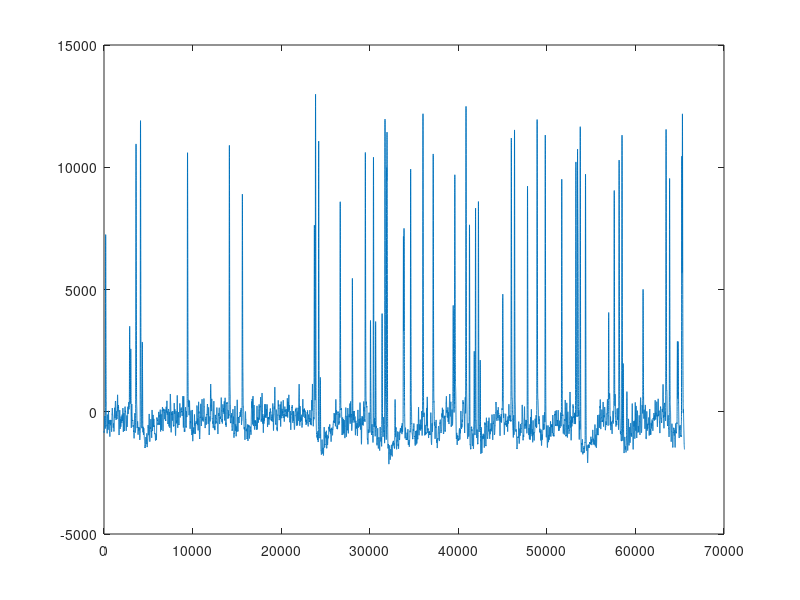
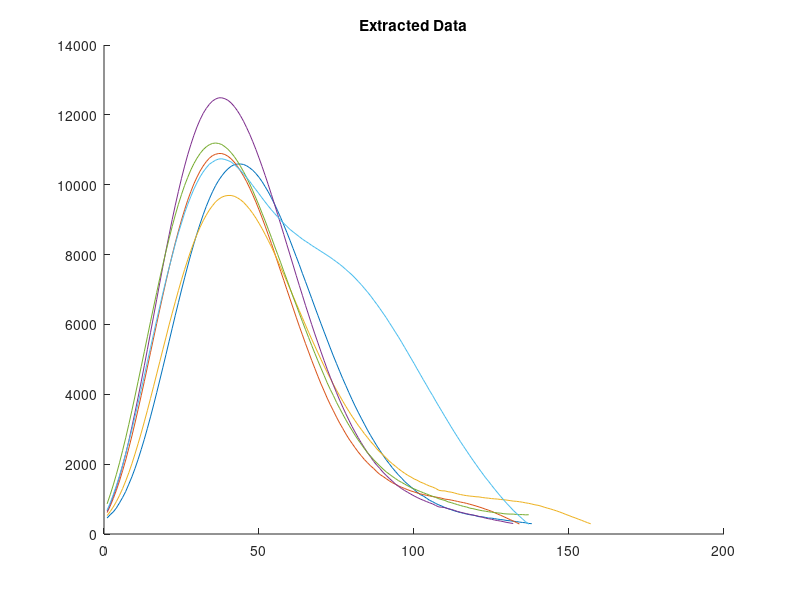
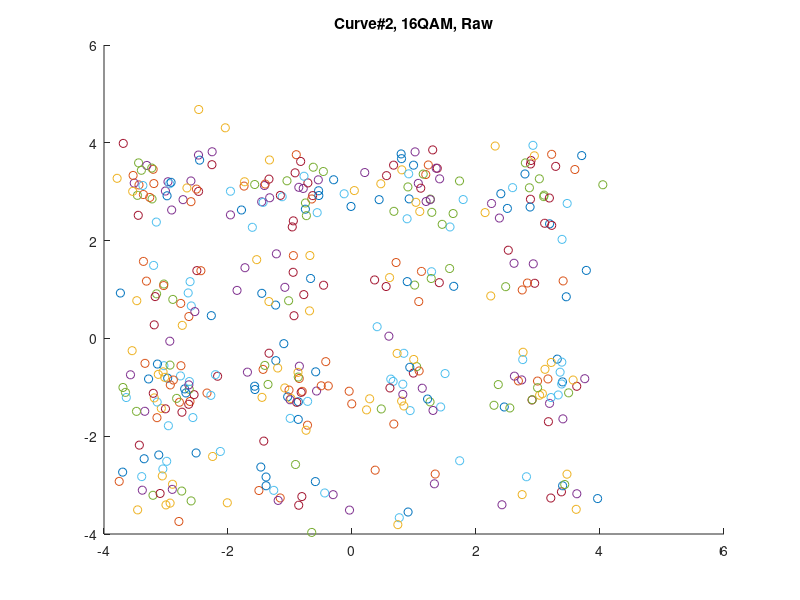
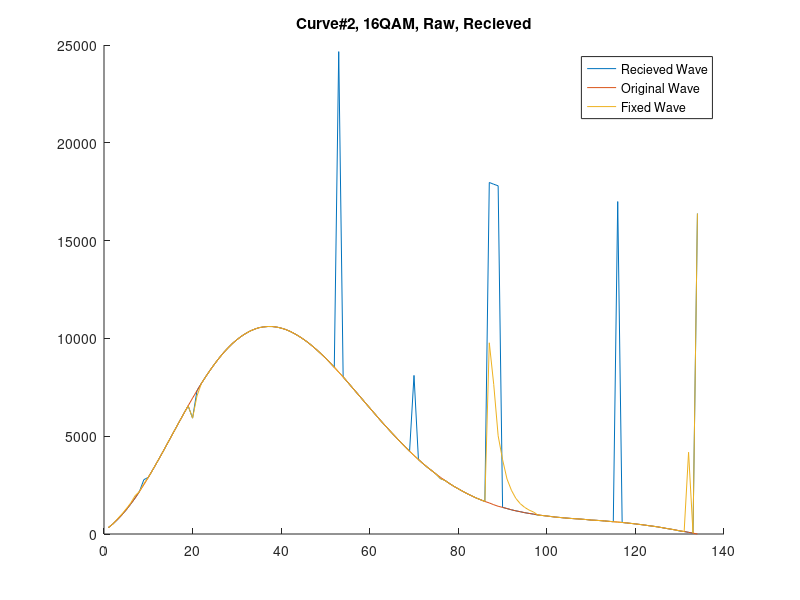

The MATLAB script that drew these images, in order: (Note: this script raises an error after producing the figures.)
disp("EE5505 Project");

%% Extracting useful data
clear all;
EbNo = 9;


load('T10.dat');
figure(1);
title("Original Data");
plot(T10(:,2));


ext_index = 1;
ext_ptr = [];
ext_flag = 0;
dat_p = T10(:,2);

decr_flag = 0;

%ext_flag = 1: in extract progress
%decr_flag = 0: 
for i = 2:size(T10,1)
    if dat_p(i) > 300
        if ext_flag == 0
            ext_flag = 1;
            ext_ptr(ext_index)=i;
            ext_index = ext_index+1;
        else
            
            if decr_flag == 1 && dat_p(i)>dat_p(i-1)
                ext_ptr(ext_index) = i;
                ext_index = ext_index+1;
                ext_flag = 0;
                decr_flag = 0;
            end

            if dat_p(i)<dat_p(i-1)
                decr_flag = 1;
            end
        end
    else
        if ext_flag == 1
        ext_ptr(ext_index) = i;
        ext_index = ext_index+1;
        ext_flag = 0;
        end
    end
end
Total_length = 0;
ext_data = [[]];
ext_data_index = 1;
figure(2);
title("Extracted Data");

hold on;
for i = 1:2:ext_index-2
    if ext_ptr(i+1) - ext_ptr(i) > 128 
    plot(dat_p(ext_ptr(i):ext_ptr(i+1)));
    %ext_data(:,ext_data_index) = [dat_p(ext_ptr(i):ext_ptr(i+1))];
    if ext_data_index == 2
        input_data = dat_p(ext_ptr(i):ext_ptr(i+1));
    end
    Total_length = Total_length + (ext_ptr(i+1) - ext_ptr(i));
    ext_data_index = ext_data_index + 1;
    end
end
hold off;

input_len = size(input_data,1);



%% Generating sample data

%load('T10.dat');
%y = abs(T10(1:100,2));
y = input_data;
input_len = size(y,1);

%% Modulate
ymax = max(y);
ymin = min(y);
y_range = ymax-ymin;
Mbit = ceil(log2(y_range));
y = y - ymin;

%16-QAM
M = 16
k = 4
numSamplesPerSymbol = 1;


% Translate into Binary
y_bi = de2bi(y,Mbit+2);

index = 1;
while(index < 5)
    y_split(:,index) = bi2de(y_bi(:,index*4-3:index*4));
    index = index + 1;
end

%Test_data = [6,8,10,11,12,5,4,3];
data_modl = qammod(y_split, M,'bin');


%snr = EbNo + 10*log10(k) - 10*log10(numSamplesPerSymbol);
snr = 15;
receivedSignal = awgn(data_modl,snr,'measured');
%receivedSignal = data_modl;
figure(4)
title("Curve#2, 16QAM, Raw");

hold on;
%plot(receivedSignal(1),'o')
total_size = 0;
for i = 1: input_len
    total_size = total_size + abs(y(i));
    for j = 1 : 3
%sPlotFig = scatterplot(receivedSignal(i),1,0,'g.');
plot(receivedSignal(i,j),'o')
    end
end
%hold on
%scatterplot(data_modl,1,0,'k*',sPlotFig)
hold off;


%Demod
figure(5);
title("Curve#2, 16QAM, Raw, Recieved");

demodSignal = qamdemod(receivedSignal, M,'bin');
%plot(dataSymbolsOut)
for i = 1: size(demodSignal(:,1))
    
index = 1;
while(index < 5)
    regeneratedSignal_b(i,index*4-3:index*4) = de2bi(demodSignal(i,index),4);
    index = index + 1;
end

    regeneratedSignal(i) = bi2de(regeneratedSignal_b(i,:));
end
hold on;

plot(regeneratedSignal)
plot(y)
%hold off;

%% Bad Points Fix

for i = 3 :(size(regeneratedSignal,2)-2)
    if (regeneratedSignal(i) < regeneratedSignal(i-1)*0.85) | (regeneratedSignal(i) > regeneratedSignal(i-1) * 1.15 )
    %disp("fix!");
    regeneratedSignal(i) = (regeneratedSignal(i-2) + regeneratedSignal(i-1) + regeneratedSignal(i+1) +regeneratedSignal(i+2))/4;
    end
end
%figure(5);
plot(regeneratedSignal)
legend("Recieved Wave","Original Wave","Fixed Wave")

hold off;
err_ori = 0;
for i = 1:size(y,2)
    err_ori = err_ori + abs(regeneratedSignal(i)-y(i));
end
disp("err of direct transmit:");
disp(err_ori);

%% With Sampling
sample_arg = 2;
y_sampled = input_data(1:sample_arg:end);

%{
for i = 1:size(input_data)
    y_sampled_avg(i) = input_data
end

%}

input_len = size(y_sampled,1);

%% Modulate
ymax = max(y_sampled);
ymin = min(y_sampled);
y_range = ymax-ymin;
Mbit = ceil(log2(y_range));
y_sampled = y_sampled - ymin;

%16-QAM
M = 16
k = 4
numSamplesPerSymbol = 1;


% Translate into Binary
y_bi = de2bi(y_sampled,Mbit+2);

index = 1;
while(index < 5)
    y_sampled_split(:,index) = bi2de(y_bi(:,index*4-3:index*4));
    index = index + 1;
end

%Test_data = [6,8,10,11,12,5,4,3];
data_modl = qammod(y_sampled_split, M,'bin');


snr = EbNo + 10*log10(k) - 10*log10(numSamplesPerSymbol);

receivedSignal = awgn(data_modl,snr,'measured');
%receivedSignal = data_modl;
figure(6)
title("Curve#2, 16QAM, Sampled");

hold on;
%plot(receivedSignal(1),'o')

for i = 1: input_len
    for j = 1 : 3
%sPlotFig = scatterplot(receivedSignal(i),1,0,'g.');
plot(receivedSignal(i,j),'o')
    end
end
%hold on
%scatterplot(data_modl,1,0,'k*',sPlotFig)
hold off;


%Demod
figure(7);
title("Curve#2, 16QAM, Sampled, Recieved");

demodSignal = qamdemod(receivedSignal, M,'bin');
%plot(dataSymbolsOut)
for i = 1: size(demodSignal(:,1))
    
index = 1;
while(index < 5)
    regeneratedSignal_sampled_b(i,index*4-3:index*4) = de2bi(demodSignal(i,index),4);
    index = index + 1;
end

    regeneratedSignal_sampled(i) = bi2de(regeneratedSignal_sampled_b(i,:));
end
hold on;

plot(regeneratedSignal_sampled)
plot(y)
plot(y_sampled)

%hold off;

%% Bad Points Fix

for i = 3 :(size(regeneratedSignal_sampled,2)-2)
    if (regeneratedSignal_sampled(i) < regeneratedSignal_sampled(i-1)*0.85) | (regeneratedSignal_sampled(i) > regeneratedSignal_sampled(i-1) * 1.15 )
    %disp("fix!");
    regeneratedSignal_sampled(i) = (regeneratedSignal_sampled(i-2) + regeneratedSignal_sampled(i-1) + regeneratedSignal_sampled(i+1) +regeneratedSignal_sampled(i+2))/4;
    end
end



%% Regenerate Missing Data
for i = 1 :(size(regeneratedSignal_sampled,2)-1)
    regeneratedSignal_sampled_rebuild(i*2-1) = regeneratedSignal_sampled(i);
    regeneratedSignal_sampled_rebuild(i*2) = (regeneratedSignal_sampled(i)+regeneratedSignal_sampled(i+1))/2;

end

%figure(5);
plot(regeneratedSignal_sampled_rebuild)
legend("Recieved Wave","Original Wave","Sampled Wave","Fixed Wave")
err_sampling = 0;
for i = 1:size(y,2)
    err_sampling = err_sampling + abs(regeneratedSignal_sampled_rebuild(i)-y(i));
end
disp("err of sampling approach:")
disp(err_sampling);

%% With Resolution Compressed
resolution_unit = 32;
y_compressed = input_data;
input_len = size(y_compressed,1);

%% Modulate
ymax = max(y_compressed);
ymin = min(y_compressed);
y_range = ceil((ymax-ymin)/resolution_unit);
Mbit = ceil(log2(y_range));
y_compressed = y_compressed - ymin;

y_compressed = ceil(y_compressed/resolution_unit);

%16-QAM
M_c = 16
k = 4
numSamplesPerSymbol = 1;


% Translate into Binary
y_bi = de2bi(y_compressed,Mbit+3);

index = 1;
while(index < 4)
    y_compressed_split(:,index) = bi2de(y_bi(:,index*4-3:index*4));
    index = index + 1;
end

%Test_data = [6,8,10,11,12,5,4,3];
data_modl_c = qammod(y_compressed_split, M_c,'bin');


snr = EbNo + 10*log10(k) - 10*log10(numSamplesPerSymbol);

receivedSignal = awgn(data_modl_c,snr,'measured');
%receivedSignal = data_modl;
figure(8)
title("Curve#2, 16QAM, Re-Coded");

hold on;
%plot(receivedSignal(1),'o')

for i = 1: input_len
    for j = 1 : 3
%sPlotFig = scatterplot(receivedSignal(i),1,0,'g.');
plot(receivedSignal(i,j),'o')
    end
end
%hold on
%scatterplot(data_modl,1,0,'k*',sPlotFig)
hold off;


%Demod
figure(9);
title("Curve#2, 16QAM, Re-Coded, Recieved");

demodSignal_c = qamdemod(receivedSignal, M_c,'bin');
%plot(dataSymbolsOut)
for i = 1: size(demodSignal_c(:,1))
    
index = 1;
while(index < 4)
    regeneratedSignal_compressed_b(i,index*4-3:index*4) = de2bi(demodSignal_c(i,index),4);
    index = index + 1;
end

    regeneratedSignal_compressed(i) = bi2de(regeneratedSignal_compressed_b(i,:));
end
hold on;

plot(regeneratedSignal_compressed*resolution_unit)
plot(y)
%hold off;

%% Bad Points Fix

for i = 3 :(size(regeneratedSignal_compressed,2)-2)
    if (regeneratedSignal_compressed(i) < regeneratedSignal_compressed(i-1)*0.85) | (regeneratedSignal_compressed(i) > regeneratedSignal_compressed(i-1) * 1.15 )
    %disp("fix!");
    regeneratedSignal_compressed(i) = (regeneratedSignal_compressed(i-2) + regeneratedSignal_compressed(i-1) + regeneratedSignal_compressed(i+1) +regeneratedSignal_compressed(i+2))/4;
    end
end
%figure(5);
plot(regeneratedSignal_compressed*resolution_unit)
legend("Recieved Wave","Original Wave","Fixed Wave")

hold off;



%% With Resolution Compressed, 8-QAM
resolution_unit = 32;
y_compressed = input_data;
input_len = size(y_compressed,1);

%% Modulate
ymax = max(y_compressed);
ymin = min(y_compressed);
y_range = ceil((ymax-ymin)/resolution_unit);
Mbit = ceil(log2(y_range));
y_compressed = y_compressed - ymin;

y_compressed = ceil(y_compressed/resolution_unit);

%16-QAM
M_c = 8
k = 4
numSamplesPerSymbol = 1;


% Translate into Binary
y_bi = de2bi(y_compressed,12);

index = 1;
while(index < 5)
    y_compressed_split(:,index) = bi2de(y_bi(:,index*3-2:index*3));
    index = index + 1;
end

%Test_data = [6,8,10,11,12,5,4,3];
data_modl_c = qammod(y_compressed_split, M_c,'bin');


snr = EbNo + 10*log10(k) - 10*log10(numSamplesPerSymbol);

receivedSignal = awgn(data_modl_c,snr,'measured');
%receivedSignal = data_modl;
figure(15)
title("Curve#2, 16QAM, Re-Coded");

hold on;
%plot(receivedSignal(1),'o')

for i = 1: input_len
    for j = 1 : 3
%sPlotFig = scatterplot(receivedSignal(i),1,0,'g.');
plot(receivedSignal(i,j),'o')
    end
end
%hold on
%scatterplot(data_modl,1,0,'k*',sPlotFig)
hold off;


%Demod
figure(16);
title("Curve#2, 8QAM, Re-Coded, Recieved");

demodSignal_c = qamdemod(receivedSignal, M_c,'bin');
%plot(dataSymbolsOut)
for i = 1: size(demodSignal_c(:,1))
    
index = 1;
while(index < 4)
    regeneratedSignal_compressed_b(i,index*3-2:index*3) = de2bi(demodSignal_c(i,index),3);
    index = index + 1;
end

    regeneratedSignal_compressed(i) = bi2de(regeneratedSignal_compressed_b(i,:));
end
hold on;

plot(regeneratedSignal_compressed*resolution_unit)
plot(y)
%hold off;

%% Bad Points Fix

for i = 3 :(size(regeneratedSignal_compressed,2)-2)
    if (regeneratedSignal_compressed(i) < regeneratedSignal_compressed(i-1)*0.85) | (regeneratedSignal_compressed(i) > regeneratedSignal_compressed(i-1) * 1.15 )
    %disp("fix!");
    regeneratedSignal_compressed(i) = (regeneratedSignal_compressed(i-2) + regeneratedSignal_compressed(i-1) + regeneratedSignal_compressed(i+1) +regeneratedSignal_compressed(i+2))/4;
    end
end
%figure(5);
plot(regeneratedSignal_compressed*resolution_unit)
legend("Recieved Wave","Original Wave","Fixed Wave")

hold off;

err_red = 0;
for i = 1:size(y,2)
    err_red = err_red + abs(regeneratedSignal_compressed(i)*resolution_unit-y(i));
end
disp("err of 8QAM resolution reduce")
disp(err_red);

%% Curve Fitting 
%input_data = T10(128:1024,2);
i = 1;
j = 1;
count = 0;
num = 0;
error = 10;
a = zeros(16,1);
c = zeros(16,1);
t = zeros(16,1);
e = zeros(16,1);
flag = 0;
length_y = input_len - 4;

M = zeros(length_y-1,1);
order = 4;
itr = 0;
percent_error = 0;
while(i<size(input_data,1))
    if input_data(i)>-200
        M(j) = input_data(i);
        j = j+1;
        if j >= length_y
            j = 1;
            itr = itr+1;
            count = count+1;
            %flag = flag + 1;
            [resu(1:3),least] = curvfit(M,error,order);
            a(count) = resu(1);
            c(count) = resu(2);
            t(count) = resu(3);
            e(count) = least;
            actual = max(M);
            m = 0;
            y = zeros(length_y,1);
            
            for x = i:i+length_y
                y(i+m) = resu(1) * (((m+resu(2))/resu(3))^order) * exp(-(m+resu(2))/resu(3));
                m = m+1;
            end
            pred = max(y);
            figure(3)
            title("Curve Fitting Result");

            hold on;
            plot(y(length_y:end));
            percent_error = percent_error + ((pred-actual)/actual);
            break;
        end
    else
        j = 1;
    end
    i = i+1;
end

percent_error = percent_error/itr;
plot(input_data,'r');
ylabel('ADC Value');
xlabel('Sample Number');
legend('Curve-Fitting Result','Data');
hold off;




%2-QAM
M_f = 2
k = 4
numSamplesPerSymbol = 1;

resu_int_1 = round(resu(1));
resu_int_2 = round(resu(2)*1000);
resu_int_3 = round(resu(3)*1000);


% Translate into Binary
resu_bi_1 = de2bi(resu_int_1,16);
resu_bi_2 = de2bi(resu_int_2,16);
resu_bi_3 = de2bi(resu_int_3,16);

%index = 1;
%while(index < )
%    y_compressed_split(:,index) = bi2de(y_bi(:,index*3-2:index*3));
%    index = index + 1;
%end

%Test_data = [6,8,10,11,12,5,4,3];
data_modl_f1 = qammod(resu_bi_1, M_f,'bin');
data_modl_f2 = qammod(resu_bi_2, M_f,'bin');
data_modl_f3 = qammod(resu_bi_3, M_f,'bin');


snr = 8;

receivedSignal_1 = awgn(data_modl_f1,snr,'measured');
receivedSignal_2 = awgn(data_modl_f2,snr,'measured');
receivedSignal_3 = awgn(data_modl_f3,snr,'measured');

figure(25)
title("Curve#2, 2QAM, Curve-Fitting paras");

hold on;
%plot(receivedSignal(1),'o')

for i = 1: size(receivedSignal_1,2)
%sPlotFig = scatterplot(receivedSignal(i),1,0,'g.');
    plot(receivedSignal_1(1,i),'o')
end
for i = 1: size(receivedSignal_2,2)
%sPlotFig = scatterplot(receivedSignal(i),1,0,'g.');
    plot(receivedSignal_2(1,i),'o')
end
for i = 1: size(receivedSignal_3,2)
%sPlotFig = scatterplot(receivedSignal(i),1,0,'g.');
    plot(receivedSignal_3(1,i),'o')
end
%hold on
%scatterplot(data_modl,1,0,'k*',sPlotFig)
hold off;


%Demod
%figure(16);
%title("Curve#2, Curve-Fitting, Recieved");

demodSignal_1 = qamdemod(receivedSignal_1, M_f,'bin');
demodSignal_2 = qamdemod(receivedSignal_2, M_f,'bin');
demodSignal_3 = qamdemod(receivedSignal_3, M_f,'bin');

regen_1 = bi2de(demodSignal_1(1:end));
regen_2 = bi2de(demodSignal_2(1:end))/1000;
regen_3 = bi2de(demodSignal_3(1:end))/1000;

% Regenerating Curve
reg_curve = zeros(length_y,1);

m = 1;
for x = 1:length_y
    reg_curve(m) = regen_1 * (((m+regen_2)/regen_3)^order) * exp(-(m+regen_2)/regen_3);
    m = m+1;
end
figure(26)
            title("Curve Fitting Transfer Result");

            hold on;
            plot(reg_curve(1:end));
            plot(input_data);
            legend("Regenerating Result","Original Data");
            hold off;
err_fit = 0;
for i = 1:size(reg_curve)
    err_fit = err_fit + abs(reg_curve(i)-input_data(i));
end
disp("err of curve-fitting")
disp(err_fit);